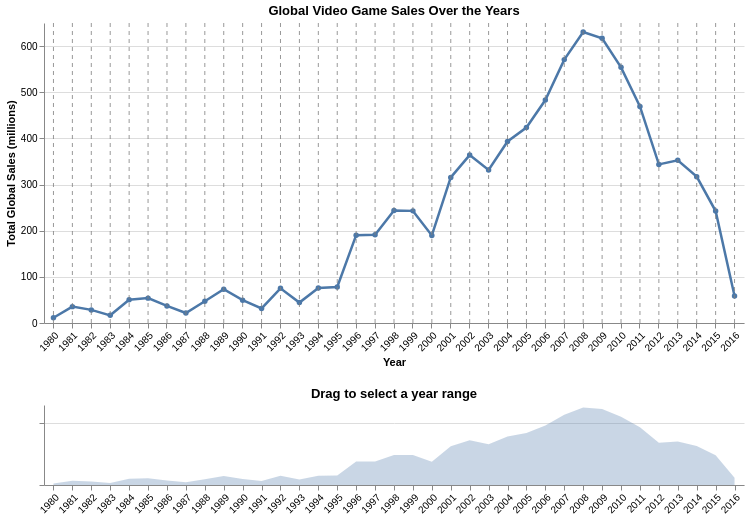

Notebook code cell kept with this figure:
### Code cell
import pandas as pd
import altair as alt

df = pd.read_csv('videogamesales.csv')
df = df.dropna(subset=['Year'])
df['Publisher'] = df['Publisher'].fillna('Unknown')
df['Year'] = df['Year'].astype(int)
df = df[(df['Year'] >= 1980) & (df['Year'] <= 2016)]

yearly_sales = (
    df.groupby('Year')['Global_Sales']
    .sum()
    .reset_index()
    .rename(columns={'Global_Sales': 'Total_Global_Sales'}))

brush = alt.selection_interval(encodings=['x'])

hover = alt.selection_point(on='mouseover', nearest=True, fields=['Year'])

line = (
    alt.Chart(yearly_sales)
    .mark_line(point=True, color='#4C78A8', strokeWidth=2.5)
    .encode(
        x=alt.X('Year:O', title='Year', axis=alt.Axis(labelAngle=-45)),
        y=alt.Y('Total_Global_Sales:Q', title='Total Global Sales (millions)', scale=alt.Scale(zero=False)),
        tooltip=[
            alt.Tooltip('Year:O', title='Year'),
            alt.Tooltip('Total_Global_Sales:Q', title='Global Sales (M)', format='.1f')
        ]
    )
    .transform_filter(brush)
    .properties(width=700, height=300, title='Global Video Game Sales Over the Years'))

# Vertical rule that follows your mouse
rule = (
    alt.Chart(yearly_sales)
    .mark_rule(color='gray', strokeDash=[4, 4])
    .encode(
        x='Year:O',
        opacity=alt.condition(hover, alt.value(0.8), alt.value(0)),
        tooltip=[
            alt.Tooltip('Year:O', title='Year'),
            alt.Tooltip('Total_Global_Sales:Q', title='Global Sales (M)', format='.1f')
        ]
    )
    .transform_filter(brush)
    .add_params(hover))

overview = (
    alt.Chart(yearly_sales)
    .mark_area(color='#4C78A8', opacity=0.3)
    .encode(
        x=alt.X('Year:O', title='', axis=alt.Axis(labelAngle=-45)),
        y=alt.Y('Total_Global_Sales:Q', title='', axis=alt.Axis(labels=False))
    )
    .add_params(brush)
    .properties(width=700, height=80, title='Drag to select a year range'))

alt.vconcat(line + rule, overview).configure_view(strokeWidth=0)

### Figure 1 — Vega-Lite specification as saved in the notebook (floating-point values rounded to 4 significant figures)
{"config": {"view": {"continuousWidth": 300, "continuousHeight": 300, "strokeWidth": 0}}, "vconcat": [{"layer": [{"mark": {"type": "line", "color": "#4C78A8", "point": true, "strokeWidth": 2.5}, "encoding": {"tooltip": [{"field": "Year", "title": "Year", "type": "ordinal"}, {"field": "Total_Global_Sales", "format": ".1f", "title": "Global Sales (M)", "type": "quantitative"}], "x": {"axis": {"labelAngle": -45}, "field": "Year", "title": "Year", "type": "ordinal"}, "y": {"field": "Total_Global_Sales", "scale": {"zero": false}, "title": "Total Global Sales (millions)", "type": "quantitative"}}, "title": "Global Video Game Sales Over the Years", "transform": [{"filter": {"param": "param_c97a99acfc68b794"}}]}, {"mark": {"type": "rule", "color": "gray", "strokeDash": [4, 4]}, "encoding": {"opacity": {"condition": {"param": "param_fb994b803c32f527", "value": 0.8}, "value": 0}, "tooltip": [{"field": "Year", "title": "Year", "type": "ordinal"}, {"field": "Total_Global_Sales", "format": ".1f", "title": "Global Sales (M)", "type": "quantitative"}], "x": {"field": "Year", "type": "ordinal"}}, "name": "view_ca8f20069a43dc47_1", "transform": [{"filter": {"param": "param_c97a99acfc68b794"}}]}], "height": 300, "width": 700}, {"mark": {"type": "area", "color": "#4C78A8", "opacity": 0.3}, "encoding": {"x": {"axis": {"labelAngle": -45}, "field": "Year", "title": "", "type": "ordinal"}, "y": {"axis": {"labels": false}, "field": "Total_Global_Sales", "title": "", "type": "quantitative"}}, "height": 80, "name": "view_0622b729094c5fa5_1", "title": "Drag to select a year range", "width": 700}], "data": {"name": "data-dfb357d30c9f7ff88b2a7723632111df"}, "params": [{"name": "param_fb994b803c32f527", "select": {"type": "point", "fields": ["Year"], "nearest": true, "on": "mouseover"}, "views": ["view_ca8f20069a43dc47_1"]}, {"name": "param_c97a99acfc68b794", "select": {"type": "interval", "encodings": ["x"]}, "views": ["view_0622b729094c5fa5_1"]}], "$schema": "https://vega.github.io/schema/vega-lite/v6.1.0.json", "datasets": {"data-dfb357d30c9f7ff88b2a7723632111df": [{"Year": 1980, "Total_Global_Sales": 11.38}, {"Year": 1981, "Total_Global_Sales": 35.47}, {"Year": 1982, "Total_Global_Sales": 28.4}, {"Year": 1983, "Total_Global_Sales": 16.62}, {"Year": 1984, "Total_Global_Sales": 50.36}, {"Year": 1985, "Total_Global_Sales": 53.89}, {"Year": 1986, "Total_Global_Sales": 37.07}, {"Year": 1987, "Total_Global_Sales": 21.59}, {"Year": 1988, "Total_Global_Sales": 47.19}, {"Year": 1989, "Total_Global_Sales": 73.24}, {"Year": 1990, "Total_Global_Sales": 49.39}, {"Year": 1991, "Total_Global_Sales": 31.54}, {"Year": 1992, "Total_Global_Sales": 75.12}, {"Year": 1993, "Total_Global_Sales": 44.23}, {"Year": 1994, "Total_Global_Sales": 75.85}, {"Year": 1995, "Total_Global_Sales": 78.09}, {"Year": 1996, "Total_Global_Sales": 190.3}, {"Year": 1997, "Total_Global_Sales": 191.4}, {"Year": 1998, "Total_Global_Sales": 243.7}, {"Year": 1999, "Total_Global_Sales": 242.9}, {"Year": 2000, "Total_Global_Sales": 189.8}, {"Year": 2001, "Total_Global_Sales": 315.3}, {"Year": 2002, "Total_Global_Sales": 363.8}, {"Year": 2003, "Total_Global_Sales": 331.7}, {"Year": 2004, "Total_Global_Sales": 393.3}, {"Year": 2005, "Total_Global_Sales": 423.4}, {"Year": 2006, "Total_Global_Sales": 483.1}, {"Year": 2007, "Total_Global_Sales": 570.7}, {"Year": 2008, "Total_Global_Sales": 630.5}, {"Year": 2009, "Total_Global_Sales": 616.8}, {"Year": 2010, "Total_Global_Sales": 553.9}, {"Year": 2011, "Total_Global_Sales": 469.1}, {"Year": 2012, "Total_Global_Sales": 343.6}, {"Year": 2013, "Total_Global_Sales": 352.4}, {"Year": 2014, "Total_Global_Sales": 317.0}, {"Year": 2015, "Total_Global_Sales": 242.6}, {"Year": 2016, "Total_Global_Sales": 58.68}]}}
